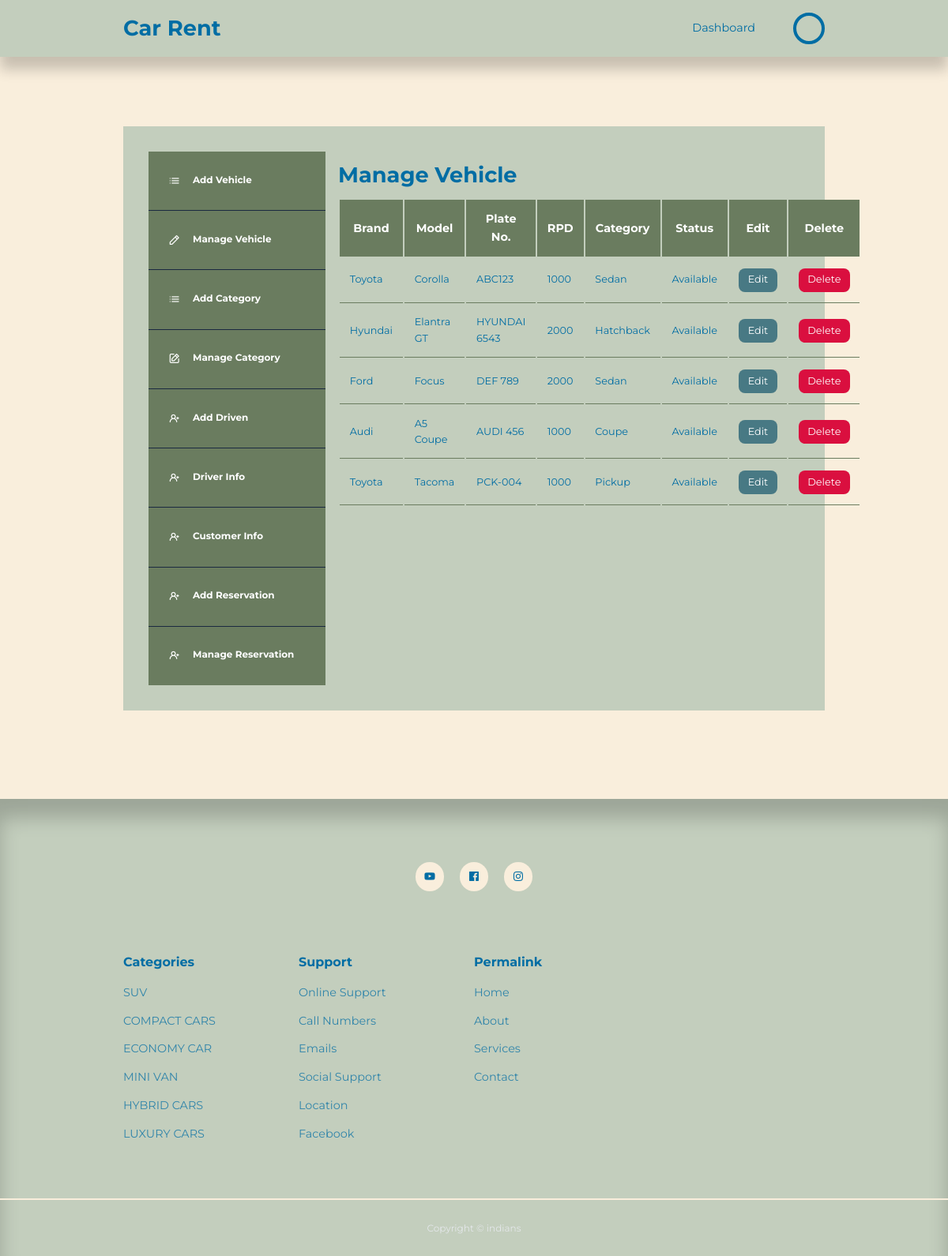
The page /admin/index.php (signed in) on the database its author committed.
### tables this page shows
CREATE TABLE `vehicle` (
  `VehicleID` int(11) NOT NULL,
  `vImage` blob DEFAULT NULL,
  `CategoryID` int(11) DEFAULT NULL,
  `vBrand` varchar(50) DEFAULT NULL,
  `vModel` varchar(50) DEFAULT NULL,
  `vPLNo` varchar(50) DEFAULT NULL,
  `RatePerDay` int(11) DEFAULT NULL,
  `Availability` varchar(50) DEFAULT NULL
);

CREATE TABLE `category` (
  `CategoryID` int(11) NOT NULL,
  `VehicleType` varchar(50) DEFAULT NULL,
  `VDescription` text DEFAULT NULL
);

### admin/index.php (the view, shortened to what this page needs)
<?php
include '../partials/aheader.php';
$vehicle_query = "SELECT v.*, c.VehicleType
                  FROM vehicle v
                  LEFT JOIN category c ON v.CategoryID = c.CategoryID";
$vehicles = mysqli_query($connection, $vehicle_query);
?>
<section class="dashboard">
  <div class="container dashboard_container">
    <aside>
      <ul>
         <li>
          <a href="add-vehicle-post.php"><i class="uil uil-list-ul"></i>
            <h5>Add Vehicle</h5>
          </a>
        </li>
        <li>
          <a href="manage-vehicle-post.php"><i class="uil uil-pen"></i>
            <h5>Manage Vehicle</h5>
          </a>
        </li>
        <li>
          <a href="add-category.php"><i class="uil uil-list-ul"></i>
            <h5>Add Category</h5>
          </a>
        </li>
        <li>
          <a href="manage-categories.php"><i class="uil uil-edit"></i>
            <h5>Manage Category</h5>
          </a>
        </li>
        <li>
          <a href="add-driver.php"><i class="uil uil-user-plus"></i>
            <h5>Add Driven</h5>
          </a>
        </li>
        <li>
          <a href="drivers-info.php"><i class="uil uil-user-plus"></i>
            <h5>Driver Info</h5>
          </a>
        </li>
        <li>
          <a href="customer-info.php"><i class="uil uil-user-plus"></i>
            <h5>Customer Info</h5>
          </a>
        </li>
        <li>
          <a href="add-reservation.php"><i class="uil uil-user-plus"></i>
            <h5>Add Reservation</h5>
          </a>
        </li>
        <li>
          <a href="manage-reservation.php"><i class="uil uil-user-plus"></i>
            <h5>Manage Reservation</h5>
          </a>
        </li>
      </ul>
    </aside>
    <div class="table">
    <main>
       <h2>Manage Vehicle</h2>
       <table>
          <thead>
            <tr>
              <th>Brand</th>
              <th>Model</th>
              <th>Plate No.</th>
              <th>RPD</th>
              <th>Category</th>
              <th>Status</th>
              <th>Edit</th>
              <th>Delete</th>
            </tr>
          </thead>
          <tbody>
            <?php while ($vehicle = mysqli_fetch_assoc($vehicles)) : ?>
            <tr>
              <td><?= $vehicle['vBrand'] ?></td>
              <td><?= $vehicle['vModel'] ?></td>
              <td><?= $vehicle['vPLNo'] ?></td>
              <td><?= $vehicle['RatePerDay'] ?></td>
              <td><?= $vehicle['VehicleType'] ?></td>
              <td><?= $vehicle['Availability'] ?></td>
              <td><a href="edit-vehicle.php?VehicleID=<?= $vehicle['VehicleID'] ?>" class="btn sm">Edit</a></td>
              <td><a href="delete-vehicle.php?VehicleID=<?= $vehicle['VehicleID'] ?>" class="btn sm danger">Delete</a></td>
            </tr>
            <?php endwhile ?>
          </tbody>
       </table>
    </main>
    </div>
  </div>
</section>
<?php
  include '../partials/footer.php';
?>

### css/style.css (style rules this page uses)
:root { --color-primary: #6f6af8; --color-primary-light: hsl(242, 91%, 69%, 18%); --color-primary-variant: #5854c7; --color-red: #da0f3f; --color-red-light: hsl(346, 87%, 46%, 15%); --color-green: #00c476; --color-green-light: hsl(156, 100%, 38%, 15%); --color-gray-900: #C3CEBD; --color-gray-700: #6A7C5F; --color-gray-300: rgba(242, 242, 254, 0.3); --color-gray-200: rgba(242, 242, 254, 0.7); --color-white:#006DA4; --color-bg:#F9EEDC; --color-orange: #F79147; --color-sage:#C3CEBD; --color-forest: #6A7C5F; --color-ice:#C6D9DB; --color-stone: #CCBFB2; --color-sleepyblue: #487984; --color-sienna: #CD8A39; --color-sky-blue: #A4DBE8; --color-terra: #D95D39; --color-navy: #1A2940; --transition: all 300ms ease; --container-width-lg: 74%; --container-width-md: 88%; --form-width: 40%; --card-border-radius-1: 0.3rem; --card-border-radius-2: 0.5rem; --card-border-radius-3: 0.8rem; --card-border-radius-4: 2rem; --card-border-radius-5: 5rem; }
* { margin:0; padding: 0; outline:0; border:0; appearance: 0; list-style: none; text-decoration: none; box-sizing: border-box; }
body { font-family: 'Montserrat', sans-serif; line-height: 1.6; color: var(--color-gray-200); overflow-x: hidden; background: var(--color-bg); font-size: 0.9rem; }
.container { width: var(--container-width-lg); max-width: 1800px; margin-inline: auto; }
section { padding: 4rem 0 2rem; margin-top: 3rem; width: 100vm; }
h1,h2,h3,h4 { color: var(--color-white); line-height: 1.3; }
h5 { color: white; }
h2 { font-size: 1.7rem; margin: 1rem 0; }
a { color: var(--color-white); transition: var(--transition); }
.btn { display: inline-block; width: fit-content; padding: 0.6rem 1.2rem; background-color: var(--color-sleepyblue); border-radius: var(--card-border-radius-2); cursor: pointer; transition: var(--transition); color: white; }
.btn.sm { padding: 0.3rem 0.7rem; font-size: 0.8rem; }
.btn.danger { background: var(--color-red); }
.dashboard { margin-top: 6rem; }
.dashboard_container { color: var(--color-white); display: grid; grid-template-columns: 14rem auto; gap: 1rem; background: var(--color-gray-900); padding: 2rem; margin-bottom: 5rem; align-items: start; }
.dashboard aside a { background-color: var(--color-forest); color: white; display: flex; gap: 1rem; align-items: flex-start; padding: 1.6rem; }
.dashboard aside ul li:not(:last-child) a { border-bottom: 1px solid var(--color-navy); }
.dashboard main { margin-left: 0; overflow-x: auto; }
.dashboard h2 { margin: 0 0 2 rem 0; line-height: 1; }
.dashboard main table { width: 100%; }
.dashboard main table th { background: var(--color-gray-700); padding: 0.8rem; color: white; }
.dashboard main table td { padding: 0.8rem; border-bottom: 1px solid var(--color-forest); font-size: 0.8rem ; }

### rows shown on the page
vehicle: vBrand "Toyota", vModel "Corolla", vPLNo "ABC123", RatePerDay "1000", CategoryID.VehicleType "Sedan", Availability "Available"
vehicle: vBrand "Hyundai", vModel "Elantra GT", vPLNo "HYUNDAI 6543", RatePerDay "2000", CategoryID.VehicleType "Hatchback", Availability "Available"
vehicle: vBrand "Ford", vModel "Focus", vPLNo "DEF 789", RatePerDay "2000", CategoryID.VehicleType "Sedan", Availability "Available"
vehicle: vBrand "Audi", vModel "A5 Coupe", vPLNo "AUDI 456", RatePerDay "1000", CategoryID.VehicleType "Coupe", Availability "Available"
vehicle: vBrand "Toyota", vModel "Tacoma", vPLNo "PCK-004", RatePerDay "1000", CategoryID.VehicleType "Pickup", Availability "Available"
